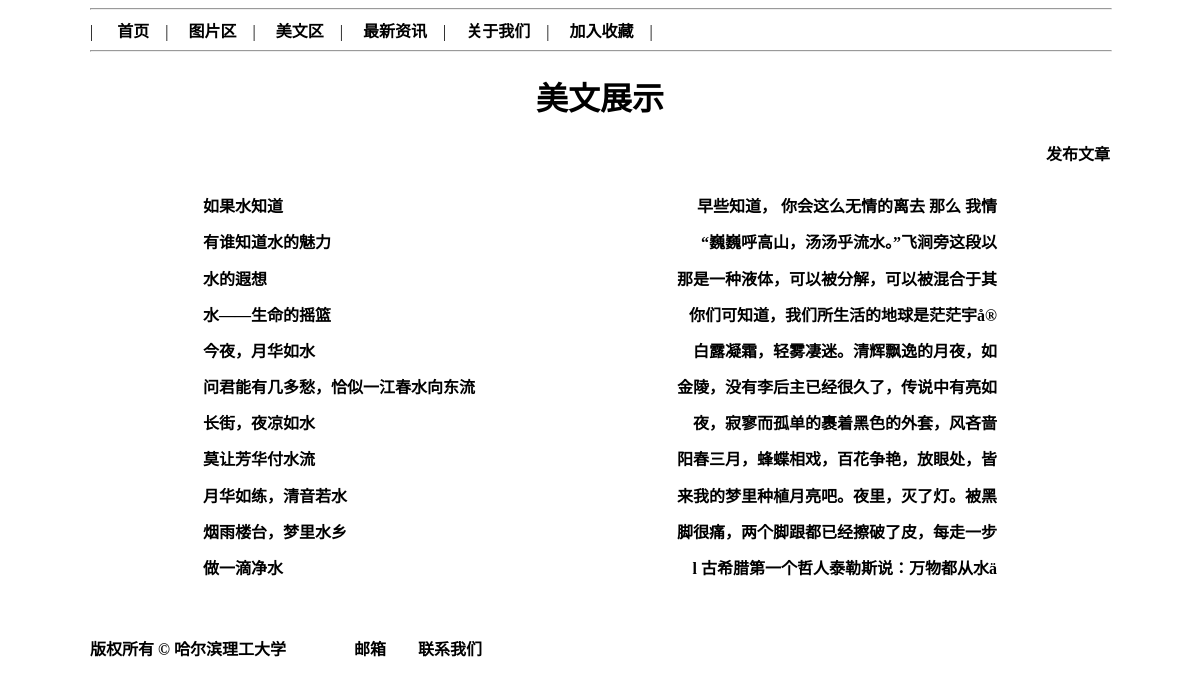
/more_new.php, run on the app's committed database.
### tables this page shows
CREATE TABLE `work` (
  `id` int(10) unsigned NOT NULL AUTO_INCREMENT,
  `title` text NOT NULL,
  `content` text NOT NULL,
  `time` datetime NOT NULL,
  PRIMARY KEY (`id`)
);

### more_new.php (the view, shortened to what this page needs)
<?php
	require("config.php");
?>
<!DOCTYPE html PUBLIC "-//W3C//DTD XHTML 1.0 Transitional//EN" "http://www.w3.org/TR/xhtml1/DTD/xhtml1-transitional.dtd">
<html xmlns="http://www.w3.org/1999/xhtml">
<head>
</head>
<body>
	<hr width="100%">
    	<?php  require("header.php");?>
    <hr width="100%">
	<h1><center> 美文展示</center></h1>
    	<h4 align=right><a href="new_essay.php">发布文章</a><h4>
	<?php
		$abtain_essay = "SELECT * FROM `work`";
		$result_essay = mysql_query($abtain_essay, $conn) or die("获取文章失败:".mysql_error());
		if(mysql_num_rows($result_essay)==0){
			echo "No  essay!<p />";
		}
		else{
			echo "<table width=800px height=400px align=center>";
			echo "<form action=more_new.php method=post>";
			while($arr = mysql_fetch_array($result_essay)){
				$str_essay = substr($arr['content'], 0, 60);
				echo "<tr>";
				echo "<td align=left><a href='essay_view.php?id=".$arr['id']."'>".$arr['title']."</a></td><td align=right>".$str_essay."</td></tr>";
			}
			echo "</table>";
		}
		echo "<table height=50px ><tr><td></td></tr></table>";
		require("footer.php");
    ?>
</body>
</html>

### header.php (shortened to what this page needs)
<html>
	<head>
    </head>
    <body>
    	<div class="header">
|    　    <a id="aa" href="index.php">首页</a>　|
		<?php  echo "<a id=aa href='pic_view.php?type=".$count_rand."'>图片区</a>";?>　|
        <a id="aa" href="more_new.php">美文区</a>　|
        <a id="aa" href="news_view.php">最新资讯</a>　|
        <a id="aa" href="aboutus.php">关于我们</a>　|
        <a id="aa" href="javascript:window.external.addFavorite('http://localhost/Water/index.php', '水世界')">加入收藏</a>　|
        </div>
    </body>
</html>

### footer.php (shortened to what this page needs)
<!DOCTYPE html PUBLIC "-//W3C//DTD XHTML 1.0 Transitional//EN" "http://www.w3.org/TR/xhtml1/DTD/xhtml1-transitional.dtd">
<html xmlns="http://www.w3.org/1999/xhtml">
<head>
</head>
<body>
	<div class="footer">
    	<span><b>版权所有 &copy;  哈尔滨理工大学</span>
        <span><a href="mailto:\\358350782@qq.com">邮箱　　<a href="callme.php">联系我们</b></a></span><p />
    </div>
</body>
</html>

### more_new.php (style rules this page uses)
a { color:black; }

### header.php (style rules this page uses)
#aa { font-weight:800; }
a { color:black; }

### footer.php (style rules this page uses)
body { margin:0px auto; width:1020px;; }
.footer { margin:0 auto; }
a { text-decoration:none; }

### data on the page
work: title "如果水知道", content "早些知道， 你会这么无情的离去 那么 我情"
work: title "有谁知道水的魅力", content "“巍巍呼高山，汤汤乎流水。”飞涧旁这段以"
work: title "水的遐想", content "那是一种液体，可以被分解，可以被混合于其"
work: title "水——生命的摇篮", content "你们可知道，我们所生活的地球是茫茫宇å®"
work: title "今夜，月华如水", content "白露凝霜，轻雾凄迷。清辉飘逸的月夜，如"
work: title "问君能有几多愁，恰似一江春水向东流", content "金陵，没有李后主已经很久了，传说中有亮如"
work: title "长街，夜凉如水", content "夜，寂寥而孤单的裹着黑色的外套，风吝啬"
work: title "莫让芳华付水流", content "阳春三月，蜂蝶相戏，百花争艳，放眼处，皆"
work: title "月华如练，清音若水", content "来我的梦里种植月亮吧。夜里，灭了灯。被黑"
work: title "烟雨楼台，梦里水乡", content "脚很痛，两个脚跟都已经擦破了皮，每走一步"
work: title "做一滴净水", content "l 古希腊第一个哲人泰勒斯说：万物都从水ä"
